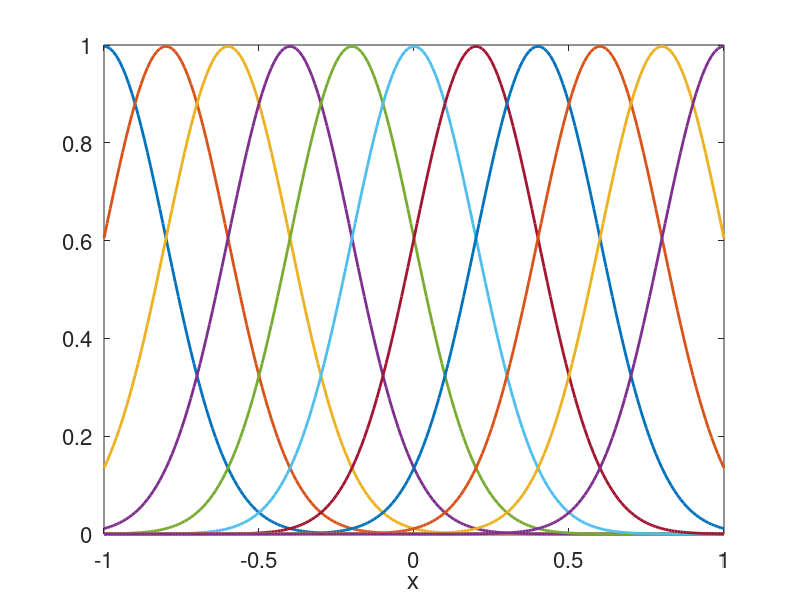

The MATLAB source for this figure:
clear all
close all

x = -1:.01:1;

y = [];
for k = 1:11
    y(:,k) = pdf('Normal',-1:.01:1,-1.2+0.2*k,.2)./2;
end


figure(1)
for l = 1:k
   plot(x,y(:,l),'LineWidth',2)
   hold all
end
axis([-1 1 0 1])
xlabel('x','FontSize',16)
set(gca,'FontSize',16)